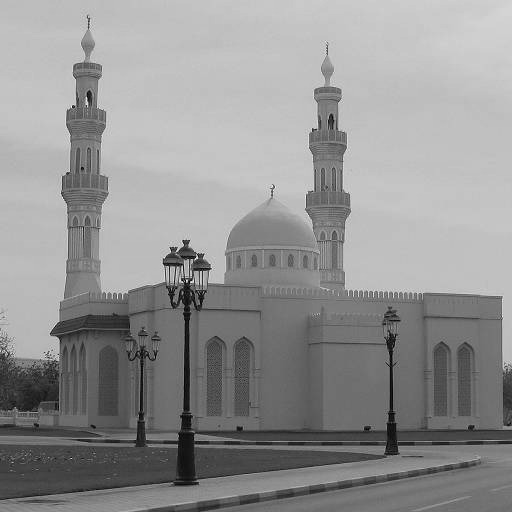
#> input picture img1.jpg, 512 x 512 px, found by its file name
$ python hist_spec.py
#> lines starting #> are read from the running program, lines starting #| are printed output that depends on the picture
from skimage.exposure import cumulative_distribution
import matplotlib.pylab as plt
import numpy as np
import cv2
from PIL import Image


img=cv2.imread("data/img1.jpg",0)
#> img is the input picture: shape (512, 512); min 0, max 255, mean 146.3
img_ref=cv2.imread("data/img2.jpg",0)
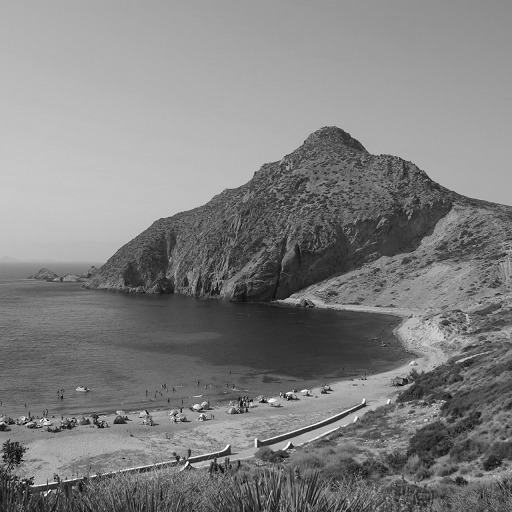
#> input picture img2.jpg, 512 x 512 px, found by its file name
#> img_ref is the input picture: shape (512, 512); min 0, max 255, mean 128.5


def applyGamma(img):
    gamma_value=[0.2,0.4,0.8,2.4,2.8,3.2,3.6,4.0]
    for i in range(len(gamma_value)):
        image=np.array(255*(img/255)**gamma_value[i],dtype='uint8')
        nw_img=Image.fromarray(np.uint8(image),'L')
        filename="img"+str(i)+".jpg"
        nw_img.save(filename)


def freq(img):
    mp=[0]*256
    for i in range(img.shape[0]):
        for j in range(img.shape[1]):
            mp[int(img[i][j])]=mp[int(img[i][j])]+1
    return mp


def pdf(hist):
    pb=[0]*256
    for i in range(len(pb)):
        pb[i]=hist[i]/(img.shape[0]*img.shape[1])

    return pb


def cdf(pdf):
    cdf=[0]*256
    sum=0
    for i in range(len(cdf)):
        sum=sum+pdf[i]
        cdf[i]=round(sum*255)

    return cdf


def helper(p1,p2):
    dif=p1-p2
    mask=np.ma.less_equal(dif,-1)
    # print(mask)
    if np.all(mask):
        tmp=np.abs(diff).argmin()
        return tmp

    masked_diff=np.ma.masked_array(dif,mask)
    return masked_diff.argmin()


img_shape=img.shape
#> img_shape = (512, 512)
img_ref_shape=img_ref.shape
#> img_ref_shape = (512, 512)

flat_img=img.ravel()
flat_img_ref=img_ref.ravel()

img_values,img_idx,img_counts=np.unique(flat_img,return_inverse=True,return_counts=True)
#> img_values = 249 values from 0 to 255; img_counts = 249 values, max 20855 at index 192, min 1 at index 237, mean 1052.8
# [7 lines of commented-out code are left out]


imgref_values,imgref_counts=np.unique(flat_img_ref,return_counts=True)
#> imgref_values = 255 values from 0 to 255; imgref_counts = 255 values, max 3658 at index 170, min 1 at index 2, mean 1028

img_cdf=np.cumsum(img_counts).astype(np.float64)
#> img_cdf = 249 values from 23 to 262144
img_cdf=img_cdf/img_cdf[-1]
#> img_cdf = 249 values from 8.77e-05 to 1


imgref_cdf=np.cumsum(imgref_counts).astype(np.float64)
#> imgref_cdf = 255 values from 4 to 262144
imgref_cdf=imgref_cdf/imgref_cdf[-1]
#> imgref_cdf = 255 values from 1.53e-05 to 1


img1=np.round(img_cdf*255)
#> img1 = 249 values from 0 to 255
img2=np.round(imgref_cdf*255)
#> img2 = 255 values from 0 to 255

mp=[]

for i in img1[:]:
    mp.append(helper(img2,i))
#> this loop made 249 passes
#> i on passes 2 to 4: 0, 0, 0
#> after the loop, mp = 249 values from 0 to 205

mp=np.array(mp,dtype='uint8')
# print(mp)

# nw_img=mp[img_idx].reshape(img_shape)
nw_img=imgref_values[mp[img_idx]].reshape(img_shape)
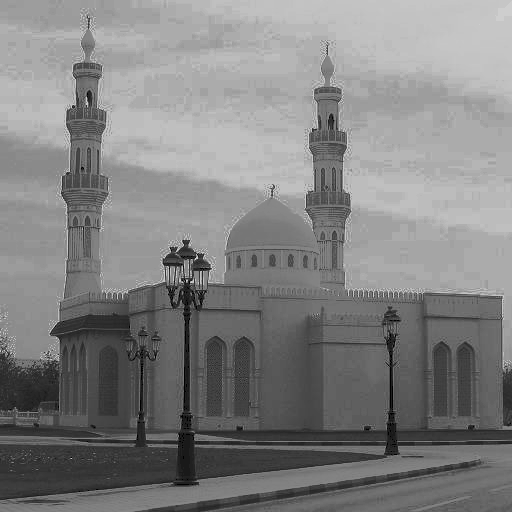
#> nw_img: shape (512, 512); min 0, max 206, mean 129.2
# [9 lines of commented-out code are left out]


given_img_hist=freq(img)
#> after the loop in freq, `for i in range(img.shape[0]):`: mp = 256 values, max 20855 at index 192, min 0 at index 242, mean 1024
#> given_img_hist has the same summary as mp in freq
given_img_pdf=pdf(given_img_hist)
#> after the loop in pdf, `for i in range(len(pb)):`: pb = 256 values, max 0.0796 at index 192, min 0 at index 242, mean 0.00391
#> given_img_pdf has the same summary as pb in pdf
given_img_cdf=cdf(given_img_pdf)
#> the loop in cdf, `for i in range(len(cdf)):` made 256 passes
#> after the loop in cdf, `for i in range(len(cdf)):`: cdf = 256 values from 0 to 255; sum = 1
#> given_img_cdf = 256 values from 0 to 255


# if you want to see the given img cdf plot uncomment the below code

plt.bar(range(256),given_img_cdf)
plt.savefig("given_img_cdf.png")
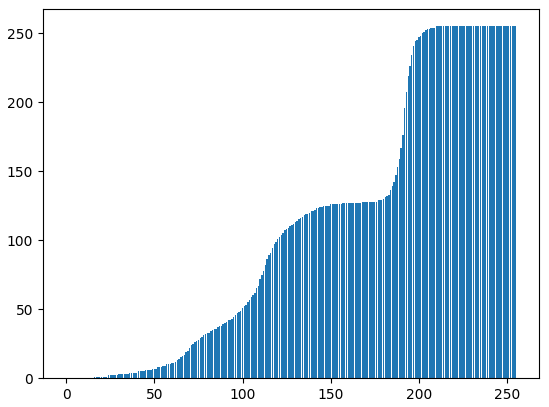
#> figure drawn by matplotlib, 1 panel
plt.show()
plt.clf()


refimg_hist=freq(img_ref)
#> refimg_hist = 256 values, max 3658 at index 171, min 0 at index 2, mean 1024
refimg_pdf=pdf(refimg_hist)
#> refimg_pdf = 256 values, max 0.014 at index 171, min 0 at index 2, mean 0.00391
refimg_cdf=cdf(refimg_pdf)
#> the loop in cdf (call 2), `for i in range(len(cdf)):` made 256 passes
#> refimg_cdf = 256 values from 0 to 255

# if you want to see the reference img cdf uncomment the below code

plt.bar(range(256),refimg_cdf)
plt.savefig("refimg_cdf.png")
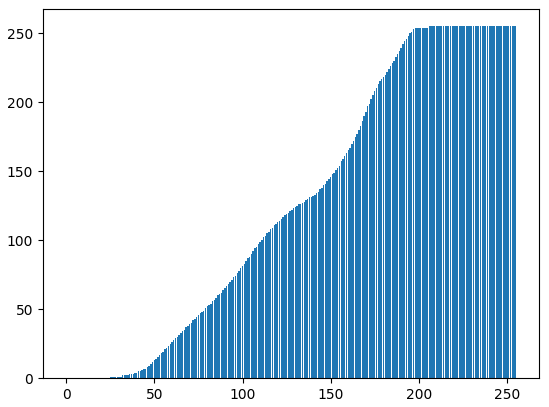
#> figure drawn by matplotlib, 1 panel
plt.show()
plt.clf()


nw_img_hist=freq(nw_img)
#> nw_img_hist = 256 values, max 20855 at index 171, min 0 at index 1, mean 1024
nw_img_pdf=pdf(nw_img_hist)
#> nw_img_pdf = 256 values, max 0.0796 at index 171, min 0 at index 1, mean 0.00391
nw_img_cdf=cdf(nw_img_pdf)
#> nw_img_cdf = 256 values from 0 to 255


# if you want to see the new img cdf uncomment the below code


plt.bar(range(256),nw_img_cdf)
plt.savefig("nwimg_cdf.png")
plt.show()
plt.clf()


applyGamma(img)
#> the loop in applyGamma, `for i in range(len(gamma_value)):` made 8 passes
#> pass 1, in applyGamma, `image=np.array(255*(img/255)**gamma_value[i],dtype='uint8')`:
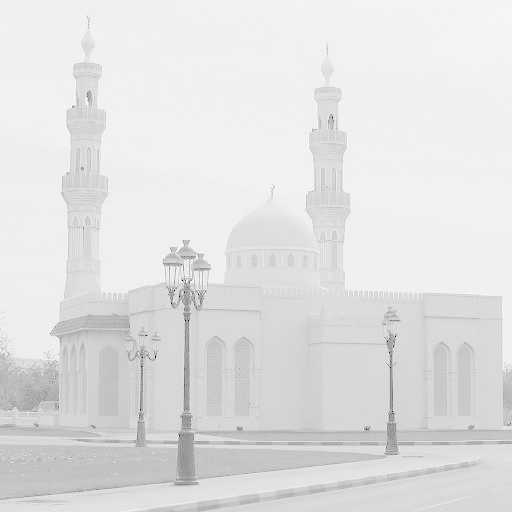
#> image: shape (512, 512); min 0, max 255, mean 224.9
#> pass 2, in applyGamma, `image=np.array(255*(img/255)**gamma_value[i],dtype='uint8')`:
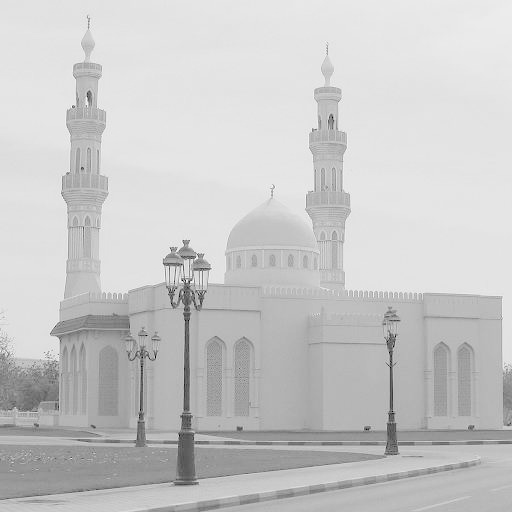
#> image: shape (512, 512); min 0, max 255, mean 200.1
#> after the loop in applyGamma, `for i in range(len(gamma_value)):`:
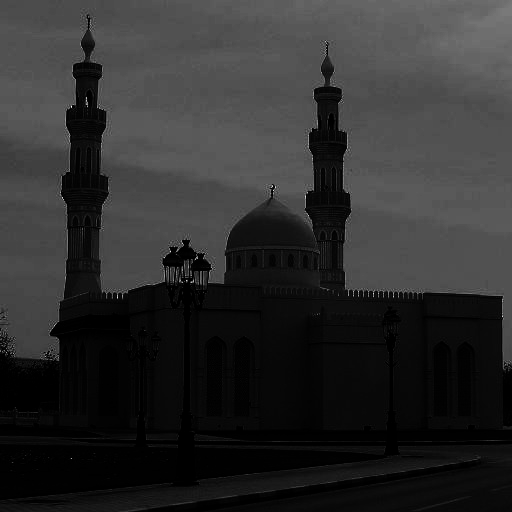
#> image: shape (512, 512); min 0, max 255, mean 45.3
